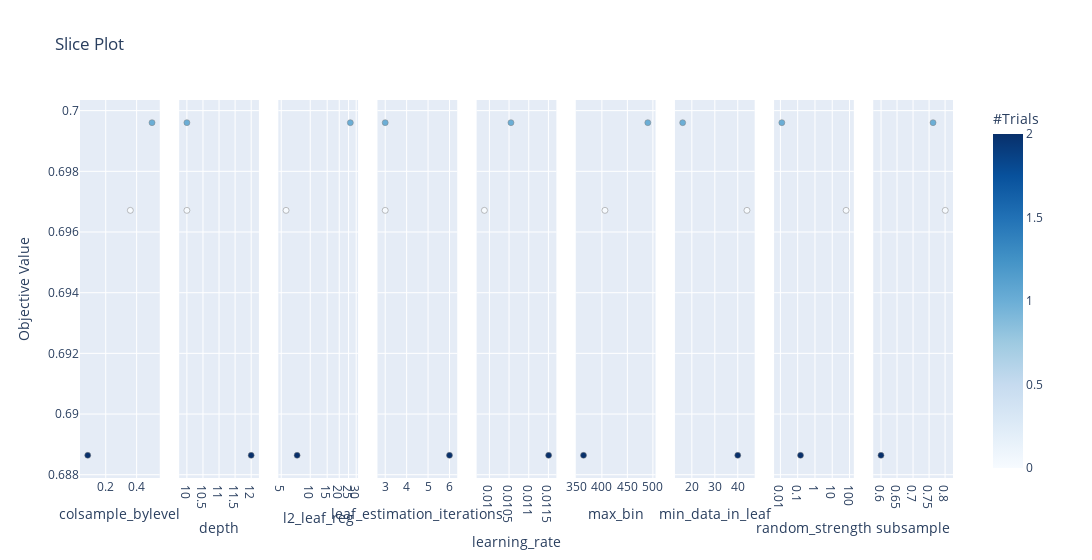

Notebook code for this chart:
### Code cell
plot_slice(cat_study)

### Figure 1 — Plotly figure (JSON) as saved in the notebook; plotly's stock layout.template omitted (floating-point values rounded to 4 significant figures)
{"data": [{"marker": {"color": [0, 1, 2], "colorbar": {"title": {"text": "#Trials"}, "x": 1, "xpad": 40}, "colorscale": [[0, "rgb(247,251,255)"], [0.125, "rgb(222,235,247)"], [0.25, "rgb(198,219,239)"], [0.375, "rgb(158,202,225)"], [0.5, "rgb(107,174,214)"], [0.625, "rgb(66,146,198)"], [0.75, "rgb(33,113,181)"], [0.875, "rgb(8,81,156)"], [1, "rgb(8,48,107)"]], "line": {"color": "Grey", "width": 0.5}, "showscale": true}, "mode": "markers", "showlegend": false, "type": "scatter", "x": [0.3592, 0.4995, 0.0837], "xaxis": "x", "y": [0.6967, 0.6996, 0.6886], "yaxis": "y"}, {"marker": {"color": [0, 1, 2], "colorbar": {"title": {"text": "#Trials"}, "x": 1, "xpad": 40}, "colorscale": [[0, "rgb(247,251,255)"], [0.125, "rgb(222,235,247)"], [0.25, "rgb(198,219,239)"], [0.375, "rgb(158,202,225)"], [0.5, "rgb(107,174,214)"], [0.625, "rgb(66,146,198)"], [0.75, "rgb(33,113,181)"], [0.875, "rgb(8,81,156)"], [1, "rgb(8,48,107)"]], "line": {"color": "Grey", "width": 0.5}, "showscale": false}, "mode": "markers", "showlegend": false, "type": "scatter", "x": [10, 10, 12], "xaxis": "x2", "y": [0.6967, 0.6996, 0.6886], "yaxis": "y2"}, {"marker": {"color": [0, 1, 2], "colorbar": {"title": {"text": "#Trials"}, "x": 1, "xpad": 40}, "colorscale": [[0, "rgb(247,251,255)"], [0.125, "rgb(222,235,247)"], [0.25, "rgb(198,219,239)"], [0.375, "rgb(158,202,225)"], [0.5, "rgb(107,174,214)"], [0.625, "rgb(66,146,198)"], [0.75, "rgb(33,113,181)"], [0.875, "rgb(8,81,156)"], [1, "rgb(8,48,107)"]], "line": {"color": "Grey", "width": 0.5}, "showscale": false}, "mode": "markers", "showlegend": false, "type": "scatter", "x": [5.612, 26.07, 7.31], "xaxis": "x3", "y": [0.6967, 0.6996, 0.6886], "yaxis": "y3"}, {"marker": {"color": [0, 1, 2], "colorbar": {"title": {"text": "#Trials"}, "x": 1, "xpad": 40}, "colorscale": [[0, "rgb(247,251,255)"], [0.125, "rgb(222,235,247)"], [0.25, "rgb(198,219,239)"], [0.375, "rgb(158,202,225)"], [0.5, "rgb(107,174,214)"], [0.625, "rgb(66,146,198)"], [0.75, "rgb(33,113,181)"], [0.875, "rgb(8,81,156)"], [1, "rgb(8,48,107)"]], "line": {"color": "Grey", "width": 0.5}, "showscale": false}, "mode": "markers", "showlegend": false, "type": "scatter", "x": [3, 3, 6], "xaxis": "x4", "y": [0.6967, 0.6996, 0.6886], "yaxis": "y4"}, {"marker": {"color": [0, 1, 2], "colorbar": {"title": {"text": "#Trials"}, "x": 1, "xpad": 40}, "colorscale": [[0, "rgb(247,251,255)"], [0.125, "rgb(222,235,247)"], [0.25, "rgb(198,219,239)"], [0.375, "rgb(158,202,225)"], [0.5, "rgb(107,174,214)"], [0.625, "rgb(66,146,198)"], [0.75, "rgb(33,113,181)"], [0.875, "rgb(8,81,156)"], [1, "rgb(8,48,107)"]], "line": {"color": "Grey", "width": 0.5}, "showscale": false}, "mode": "markers", "showlegend": false, "type": "scatter", "x": [0.009872, 0.01055, 0.01151], "xaxis": "x5", "y": [0.6967, 0.6996, 0.6886], "yaxis": "y5"}, {"marker": {"color": [0, 1, 2], "colorbar": {"title": {"text": "#Trials"}, "x": 1, "xpad": 40}, "colorscale": [[0, "rgb(247,251,255)"], [0.125, "rgb(222,235,247)"], [0.25, "rgb(198,219,239)"], [0.375, "rgb(158,202,225)"], [0.5, "rgb(107,174,214)"], [0.625, "rgb(66,146,198)"], [0.75, "rgb(33,113,181)"], [0.875, "rgb(8,81,156)"], [1, "rgb(8,48,107)"]], "line": {"color": "Grey", "width": 0.5}, "showscale": false}, "mode": "markers", "showlegend": false, "type": "scatter", "x": [406, 490, 364], "xaxis": "x6", "y": [0.6967, 0.6996, 0.6886], "yaxis": "y6"}, {"marker": {"color": [0, 1, 2], "colorbar": {"title": {"text": "#Trials"}, "x": 1, "xpad": 40}, "colorscale": [[0, "rgb(247,251,255)"], [0.125, "rgb(222,235,247)"], [0.25, "rgb(198,219,239)"], [0.375, "rgb(158,202,225)"], [0.5, "rgb(107,174,214)"], [0.625, "rgb(66,146,198)"], [0.75, "rgb(33,113,181)"], [0.875, "rgb(8,81,156)"], [1, "rgb(8,48,107)"]], "line": {"color": "Grey", "width": 0.5}, "showscale": false}, "mode": "markers", "showlegend": false, "type": "scatter", "x": [44, 16, 40], "xaxis": "x7", "y": [0.6967, 0.6996, 0.6886], "yaxis": "y7"}, {"marker": {"color": [0, 1, 2], "colorbar": {"title": {"text": "#Trials"}, "x": 1, "xpad": 40}, "colorscale": [[0, "rgb(247,251,255)"], [0.125, "rgb(222,235,247)"], [0.25, "rgb(198,219,239)"], [0.375, "rgb(158,202,225)"], [0.5, "rgb(107,174,214)"], [0.625, "rgb(66,146,198)"], [0.75, "rgb(33,113,181)"], [0.875, "rgb(8,81,156)"], [1, "rgb(8,48,107)"]], "line": {"color": "Grey", "width": 0.5}, "showscale": false}, "mode": "markers", "showlegend": false, "type": "scatter", "x": [63.51, 0.01209, 0.1462], "xaxis": "x8", "y": [0.6967, 0.6996, 0.6886], "yaxis": "y8"}, {"marker": {"color": [0, 1, 2], "colorbar": {"title": {"text": "#Trials"}, "x": 1, "xpad": 40}, "colorscale": [[0, "rgb(247,251,255)"], [0.125, "rgb(222,235,247)"], [0.25, "rgb(198,219,239)"], [0.375, "rgb(158,202,225)"], [0.5, "rgb(107,174,214)"], [0.625, "rgb(66,146,198)"], [0.75, "rgb(33,113,181)"], [0.875, "rgb(8,81,156)"], [1, "rgb(8,48,107)"]], "line": {"color": "Grey", "width": 0.5}, "showscale": false}, "mode": "markers", "showlegend": false, "type": "scatter", "x": [0.8006, 0.7624, 0.5998], "xaxis": "x9", "y": [0.6967, 0.6996, 0.6886], "yaxis": "y9"}], "layout": {"title": {"text": "Slice Plot"}, "width": 2700, "xaxis": {"anchor": "y", "domain": [0, 0.09136], "title": {"text": "colsample_bylevel"}}, "xaxis2": {"anchor": "y2", "domain": [0.1136, 0.2049], "title": {"text": "depth"}}, "xaxis3": {"anchor": "y3", "domain": [0.2272, 0.3185], "title": {"text": "l2_leaf_reg"}, "type": "log"}, "xaxis4": {"anchor": "y4", "domain": [0.3407, 0.4321], "title": {"text": "leaf_estimation_iterations"}}, "xaxis5": {"anchor": "y5", "domain": [0.4543, 0.5457], "title": {"text": "learning_rate"}}, "xaxis6": {"anchor": "y6", "domain": [0.5679, 0.6593], "title": {"text": "max_bin"}}, "xaxis7": {"anchor": "y7", "domain": [0.6815, 0.7728], "title": {"text": "min_data_in_leaf"}}, "xaxis8": {"anchor": "y8", "domain": [0.7951, 0.8864], "title": {"text": "random_strength"}, "type": "log"}, "xaxis9": {"anchor": "y9", "domain": [0.9086, 1], "title": {"text": "subsample"}}, "yaxis": {"anchor": "x", "domain": [0, 1], "title": {"text": "Objective Value"}}, "yaxis2": {"anchor": "x2", "domain": [0, 1], "matches": "y", "showticklabels": false}, "yaxis3": {"anchor": "x3", "domain": [0, 1], "matches": "y", "showticklabels": false}, "yaxis4": {"anchor": "x4", "domain": [0, 1], "matches": "y", "showticklabels": false}, "yaxis5": {"anchor": "x5", "domain": [0, 1], "matches": "y", "showticklabels": false}, "yaxis6": {"anchor": "x6", "domain": [0, 1], "matches": "y", "showticklabels": false}, "yaxis7": {"anchor": "x7", "domain": [0, 1], "matches": "y", "showticklabels": false}, "yaxis8": {"anchor": "x8", "domain": [0, 1], "matches": "y", "showticklabels": false}, "yaxis9": {"anchor": "x9", "domain": [0, 1], "matches": "y", "showticklabels": false}}}
